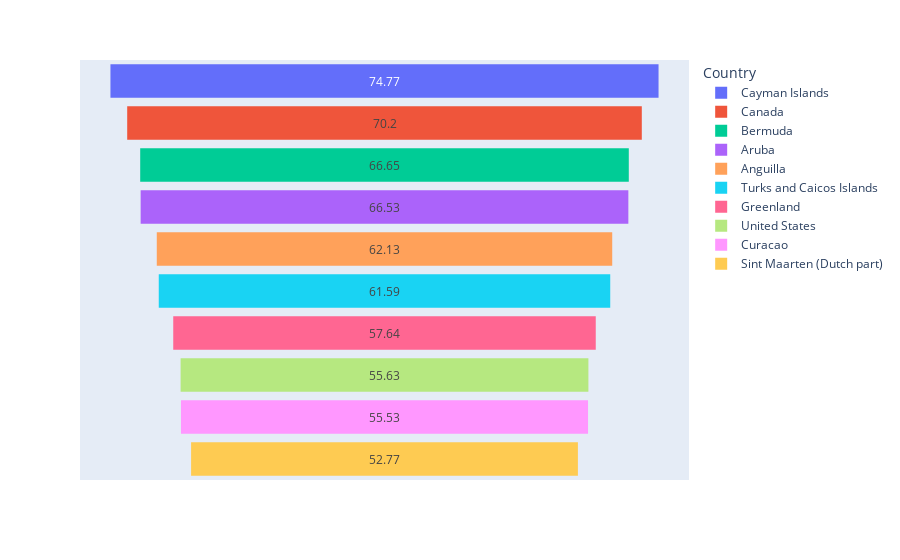

Here is the notebook cell this chart was saved with:
### Code cell
def fig_funnel_vaccine(a='Africa'):
    return px.funnel(func_continent(a).nlargest(10, 'people_vaccinated_per_hundred'),
                               x='people_vaccinated_per_hundred',
                               y='location', color='location',
                               labels={"people_vaccinated_per_hundred": "Vaccination per 100", "location": "Country"}).update_yaxes(showticklabels=False)
fig_funnel_vaccine('North America')

### Figure 1 — Plotly figure (JSON) as saved in the notebook; plotly's stock layout.template omitted (floating-point values rounded to 4 significant figures)
{"data": [{"hovertemplate": "Country=%{y}<br>Vaccination per 100=%{x}<extra></extra>", "legendgroup": "Cayman Islands", "marker": {"color": "#636efa"}, "name": "Cayman Islands", "orientation": "h", "showlegend": true, "type": "funnel", "x": [74.77], "xaxis": "x", "y": ["Cayman Islands"], "yaxis": "y"}, {"hovertemplate": "Country=%{y}<br>Vaccination per 100=%{x}<extra></extra>", "legendgroup": "Canada", "marker": {"color": "#EF553B"}, "name": "Canada", "orientation": "h", "showlegend": true, "type": "funnel", "x": [70.2], "xaxis": "x", "y": ["Canada"], "yaxis": "y"}, {"hovertemplate": "Country=%{y}<br>Vaccination per 100=%{x}<extra></extra>", "legendgroup": "Bermuda", "marker": {"color": "#00cc96"}, "name": "Bermuda", "orientation": "h", "showlegend": true, "type": "funnel", "x": [66.65], "xaxis": "x", "y": ["Bermuda"], "yaxis": "y"}, {"hovertemplate": "Country=%{y}<br>Vaccination per 100=%{x}<extra></extra>", "legendgroup": "Aruba", "marker": {"color": "#ab63fa"}, "name": "Aruba", "orientation": "h", "showlegend": true, "type": "funnel", "x": [66.53], "xaxis": "x", "y": ["Aruba"], "yaxis": "y"}, {"hovertemplate": "Country=%{y}<br>Vaccination per 100=%{x}<extra></extra>", "legendgroup": "Anguilla", "marker": {"color": "#FFA15A"}, "name": "Anguilla", "orientation": "h", "showlegend": true, "type": "funnel", "x": [62.13], "xaxis": "x", "y": ["Anguilla"], "yaxis": "y"}, {"hovertemplate": "Country=%{y}<br>Vaccination per 100=%{x}<extra></extra>", "legendgroup": "Turks and Caicos Islands", "marker": {"color": "#19d3f3"}, "name": "Turks and Caicos Islands", "orientation": "h", "showlegend": true, "type": "funnel", "x": [61.59], "xaxis": "x", "y": ["Turks and Caicos Islands"], "yaxis": "y"}, {"hovertemplate": "Country=%{y}<br>Vaccination per 100=%{x}<extra></extra>", "legendgroup": "Greenland", "marker": {"color": "#FF6692"}, "name": "Greenland", "orientation": "h", "showlegend": true, "type": "funnel", "x": [57.64], "xaxis": "x", "y": ["Greenland"], "yaxis": "y"}, {"hovertemplate": "Country=%{y}<br>Vaccination per 100=%{x}<extra></extra>", "legendgroup": "United States", "marker": {"color": "#B6E880"}, "name": "United States", "orientation": "h", "showlegend": true, "type": "funnel", "x": [55.63], "xaxis": "x", "y": ["United States"], "yaxis": "y"}, {"hovertemplate": "Country=%{y}<br>Vaccination per 100=%{x}<extra></extra>", "legendgroup": "Curacao", "marker": {"color": "#FF97FF"}, "name": "Curacao", "orientation": "h", "showlegend": true, "type": "funnel", "x": [55.53], "xaxis": "x", "y": ["Curacao"], "yaxis": "y"}, {"hovertemplate": "Country=%{y}<br>Vaccination per 100=%{x}<extra></extra>", "legendgroup": "Sint Maarten (Dutch part)", "marker": {"color": "#FECB52"}, "name": "Sint Maarten (Dutch part)", "orientation": "h", "showlegend": true, "type": "funnel", "x": [52.77], "xaxis": "x", "y": ["Sint Maarten (Dutch part)"], "yaxis": "y"}], "layout": {"legend": {"title": {"text": "Country"}, "tracegroupgap": 0}, "margin": {"t": 60}, "xaxis": {"anchor": "y", "domain": [0, 1]}, "yaxis": {"anchor": "x", "domain": [0, 1], "showticklabels": false}}}
